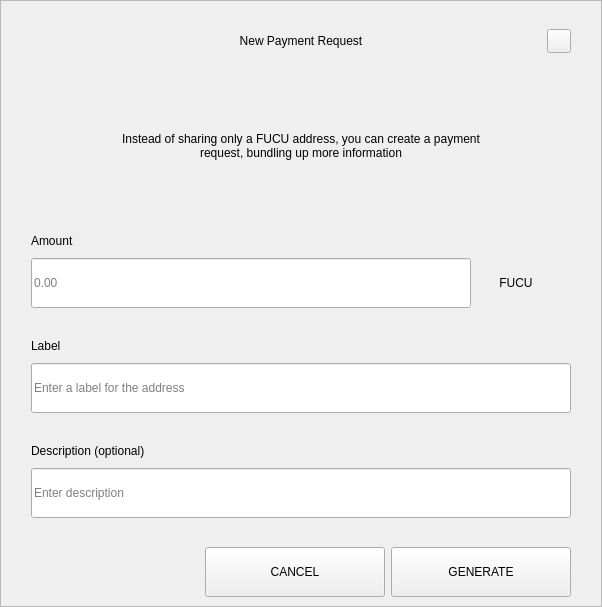
<?xml version="1.0" encoding="UTF-8"?>
<ui version="4.0">
 <class>RequestDialog</class>
 <widget class="QDialog" name="RequestDialog">
  <property name="geometry">
   <rect>
    <x>0</x>
    <y>0</y>
    <width>602</width>
    <height>607</height>
   </rect>
  </property>
  <property name="windowTitle">
   <string>Dialog</string>
  </property>
  <layout class="QVBoxLayout" name="verticalLayout_5">
   <property name="spacing">
    <number>0</number>
   </property>
   <property name="leftMargin">
    <number>0</number>
   </property>
   <property name="topMargin">
    <number>0</number>
   </property>
   <property name="rightMargin">
    <number>0</number>
   </property>
   <property name="bottomMargin">
    <number>0</number>
   </property>
   <item>
    <widget class="QFrame" name="frame">
     <property name="styleSheet">
      <string notr="true"/>
     </property>
     <property name="frameShape">
      <enum>QFrame::StyledPanel</enum>
     </property>
     <property name="frameShadow">
      <enum>QFrame::Raised</enum>
     </property>
     <layout class="QVBoxLayout" name="verticalLayout_4" stretch="1,0,0">
      <property name="spacing">
       <number>0</number>
      </property>
      <property name="leftMargin">
       <number>30</number>
      </property>
      <property name="topMargin">
       <number>20</number>
      </property>
      <property name="rightMargin">
       <number>30</number>
      </property>
      <property name="bottomMargin">
       <number>0</number>
      </property>
      <item>
       <layout class="QHBoxLayout" name="horizontalLayout_3">
        <property name="spacing">
         <number>0</number>
        </property>
        <item>
         <spacer name="horizontalSpacer_21">
          <property name="orientation">
           <enum>Qt::Horizontal</enum>
          </property>
          <property name="sizeHint" stdset="0">
           <size>
            <width>40</width>
            <height>20</height>
           </size>
          </property>
         </spacer>
        </item>
        <item>
         <widget class="QLabel" name="labelTitle">
          <property name="minimumSize">
           <size>
            <width>0</width>
            <height>40</height>
           </size>
          </property>
          <property name="maximumSize">
           <size>
            <width>16777215</width>
            <height>40</height>
           </size>
          </property>
          <property name="styleSheet">
           <string notr="true">padding-left:24px;</string>
          </property>
          <property name="text">
           <string>New Payment Request</string>
          </property>
          <property name="alignment">
           <set>Qt::AlignCenter</set>
          </property>
          <property name="margin">
           <number>7</number>
          </property>
         </widget>
        </item>
        <item>
         <spacer name="horizontalSpacer">
          <property name="orientation">
           <enum>Qt::Horizontal</enum>
          </property>
          <property name="sizeHint" stdset="0">
           <size>
            <width>40</width>
            <height>20</height>
           </size>
          </property>
         </spacer>
        </item>
        <item>
         <widget class="QPushButton" name="btnEsc">
          <property name="minimumSize">
           <size>
            <width>24</width>
            <height>24</height>
           </size>
          </property>
          <property name="maximumSize">
           <size>
            <width>24</width>
            <height>24</height>
           </size>
          </property>
          <property name="focusPolicy">
           <enum>Qt::NoFocus</enum>
          </property>
          <property name="text">
           <string/>
          </property>
         </widget>
        </item>
       </layout>
      </item>
      <item>
       <widget class="QStackedWidget" name="stack">
        <property name="minimumSize">
         <size>
          <width>540</width>
          <height>0</height>
         </size>
        </property>
        <property name="maximumSize">
         <size>
          <width>540</width>
          <height>16777215</height>
         </size>
        </property>
        <property name="currentIndex">
         <number>0</number>
        </property>
        <widget class="QWidget" name="page_1">
         <property name="minimumSize">
          <size>
           <width>540</width>
           <height>0</height>
          </size>
         </property>
         <property name="maximumSize">
          <size>
           <width>540</width>
           <height>16777215</height>
          </size>
         </property>
         <layout class="QVBoxLayout" name="layout1">
          <property name="spacing">
           <number>0</number>
          </property>
          <property name="leftMargin">
           <number>0</number>
          </property>
          <property name="topMargin">
           <number>0</number>
          </property>
          <property name="rightMargin">
           <number>0</number>
          </property>
          <property name="bottomMargin">
           <number>0</number>
          </property>
          <item>
           <spacer name="verticalSpacer_21">
            <property name="orientation">
             <enum>Qt::Vertical</enum>
            </property>
            <property name="sizeType">
             <enum>QSizePolicy::Fixed</enum>
            </property>
            <property name="sizeHint" stdset="0">
             <size>
              <width>20</width>
              <height>30</height>
             </size>
            </property>
           </spacer>
          </item>
          <item alignment="Qt::AlignHCenter">
           <widget class="QLabel" name="labelMessage">
            <property name="minimumSize">
             <size>
              <width>400</width>
              <height>50</height>
             </size>
            </property>
            <property name="text">
             <string>Instead of sharing only a FUCU address, you can create a payment request, bundling up more information</string>
            </property>
            <property name="alignment">
             <set>Qt::AlignCenter</set>
            </property>
            <property name="wordWrap">
             <bool>true</bool>
            </property>
           </widget>
          </item>
          <item alignment="Qt::AlignBottom">
           <widget class="QWidget" name="containerAmount" native="true">
            <layout class="QVBoxLayout" name="verticalLayout">
             <property name="spacing">
              <number>9</number>
             </property>
             <property name="leftMargin">
              <number>0</number>
             </property>
             <property name="topMargin">
              <number>0</number>
             </property>
             <property name="rightMargin">
              <number>0</number>
             </property>
             <property name="bottomMargin">
              <number>0</number>
             </property>
             <item>
              <widget class="QLabel" name="labelSubtitleAmount">
               <property name="minimumSize">
                <size>
                 <width>350</width>
                 <height>16</height>
                </size>
               </property>
               <property name="maximumSize">
                <size>
                 <width>16777215</width>
                 <height>16</height>
                </size>
               </property>
               <property name="text">
                <string>Amount</string>
               </property>
              </widget>
             </item>
             <item alignment="Qt::AlignTop">
              <widget class="QWidget" name="layoutAmount" native="true">
               <layout class="QHBoxLayout" name="horizontalLayout" stretch="2,0">
                <property name="spacing">
                 <number>0</number>
                </property>
                <property name="leftMargin">
                 <number>0</number>
                </property>
                <property name="topMargin">
                 <number>0</number>
                </property>
                <property name="rightMargin">
                 <number>0</number>
                </property>
                <property name="bottomMargin">
                 <number>0</number>
                </property>
                <item>
                 <widget class="QLineEdit" name="lineEditAmount">
                  <property name="minimumSize">
                   <size>
                    <width>0</width>
                    <height>50</height>
                   </size>
                  </property>
                  <property name="maximumSize">
                   <size>
                    <width>16777215</width>
                    <height>50</height>
                   </size>
                  </property>
                  <property name="placeholderText">
                   <string notr="true">0.00</string>
                  </property>
                 </widget>
                </item>
                <item>
                 <widget class="QWidget" name="comboContainer" native="true">
                  <property name="minimumSize">
                   <size>
                    <width>100</width>
                    <height>50</height>
                   </size>
                  </property>
                  <property name="maximumSize">
                   <size>
                    <width>16777215</width>
                    <height>50</height>
                   </size>
                  </property>
                  <layout class="QHBoxLayout" name="horizontalLayout_31">
                   <property name="spacing">
                    <number>0</number>
                   </property>
                   <property name="leftMargin">
                    <number>0</number>
                   </property>
                   <property name="topMargin">
                    <number>0</number>
                   </property>
                   <property name="rightMargin">
                    <number>10</number>
                   </property>
                   <property name="bottomMargin">
                    <number>0</number>
                   </property>
                   <item>
                    <widget class="QLabel" name="comboBoxCoin">
                     <property name="text">
                      <string>FUCU</string>
                     </property>
                     <property name="alignment">
                      <set>Qt::AlignCenter</set>
                     </property>
                    </widget>
                   </item>
                  </layout>
                 </widget>
                </item>
               </layout>
              </widget>
             </item>
            </layout>
           </widget>
          </item>
          <item>
           <spacer name="verticalSpacer_31">
            <property name="orientation">
             <enum>Qt::Vertical</enum>
            </property>
            <property name="sizeType">
             <enum>QSizePolicy::Fixed</enum>
            </property>
            <property name="sizeHint" stdset="0">
             <size>
              <width>20</width>
              <height>30</height>
             </size>
            </property>
           </spacer>
          </item>
          <item>
           <layout class="QVBoxLayout" name="verticalLayoutLabel">
            <property name="spacing">
             <number>9</number>
            </property>
            <item>
             <widget class="QLabel" name="labelSubtitleLabel">
              <property name="minimumSize">
               <size>
                <width>0</width>
                <height>16</height>
               </size>
              </property>
              <property name="maximumSize">
               <size>
                <width>16777215</width>
                <height>16</height>
               </size>
              </property>
              <property name="text">
               <string>Label</string>
              </property>
             </widget>
            </item>
            <item>
             <widget class="QLineEdit" name="lineEditLabel">
              <property name="minimumSize">
               <size>
                <width>0</width>
                <height>50</height>
               </size>
              </property>
              <property name="maximumSize">
               <size>
                <width>16777215</width>
                <height>50</height>
               </size>
              </property>
              <property name="placeholderText">
               <string>Enter a label for the address</string>
              </property>
             </widget>
            </item>
           </layout>
          </item>
          <item>
           <spacer name="verticalSpacer_34">
            <property name="orientation">
             <enum>Qt::Vertical</enum>
            </property>
            <property name="sizeType">
             <enum>QSizePolicy::Fixed</enum>
            </property>
            <property name="sizeHint" stdset="0">
             <size>
              <width>20</width>
              <height>30</height>
             </size>
            </property>
           </spacer>
          </item>
          <item>
           <layout class="QVBoxLayout" name="verticalLayoutDescription">
            <property name="spacing">
             <number>9</number>
            </property>
            <item>
             <widget class="QLabel" name="labelSubtitleDescription">
              <property name="minimumSize">
               <size>
                <width>0</width>
                <height>16</height>
               </size>
              </property>
              <property name="maximumSize">
               <size>
                <width>16777215</width>
                <height>16</height>
               </size>
              </property>
              <property name="text">
               <string>Description (optional)</string>
              </property>
             </widget>
            </item>
            <item>
             <widget class="QLineEdit" name="lineEditDescription">
              <property name="minimumSize">
               <size>
                <width>0</width>
                <height>50</height>
               </size>
              </property>
              <property name="maximumSize">
               <size>
                <width>16777215</width>
                <height>50</height>
               </size>
              </property>
              <property name="placeholderText">
               <string>Enter description</string>
              </property>
             </widget>
            </item>
            <item>
             <spacer name="verticalSpacer_4">
              <property name="orientation">
               <enum>Qt::Vertical</enum>
              </property>
              <property name="sizeType">
               <enum>QSizePolicy::Fixed</enum>
              </property>
              <property name="sizeHint" stdset="0">
               <size>
                <width>20</width>
                <height>20</height>
               </size>
              </property>
             </spacer>
            </item>
           </layout>
          </item>
         </layout>
        </widget>
        <widget class="QWidget" name="page_2">
         <layout class="QVBoxLayout" name="layout2">
          <item>
           <spacer name="verticalSpacer_5">
            <property name="orientation">
             <enum>Qt::Vertical</enum>
            </property>
            <property name="sizeType">
             <enum>QSizePolicy::Fixed</enum>
            </property>
            <property name="sizeHint" stdset="0">
             <size>
              <width>20</width>
              <height>50</height>
             </size>
            </property>
           </spacer>
          </item>
          <item alignment="Qt::AlignHCenter">
           <widget class="QLabel" name="labelQrImg">
            <property name="minimumSize">
             <size>
              <width>260</width>
              <height>260</height>
             </size>
            </property>
            <property name="maximumSize">
             <size>
              <width>260</width>
              <height>260</height>
             </size>
            </property>
            <property name="text">
             <string/>
            </property>
            <property name="alignment">
             <set>Qt::AlignCenter</set>
            </property>
           </widget>
          </item>
          <item>
           <spacer name="verticalSpacer_2">
            <property name="orientation">
             <enum>Qt::Vertical</enum>
            </property>
            <property name="sizeType">
             <enum>QSizePolicy::Fixed</enum>
            </property>
            <property name="sizeHint" stdset="0">
             <size>
              <width>20</width>
              <height>30</height>
             </size>
            </property>
           </spacer>
          </item>
          <item alignment="Qt::AlignHCenter">
           <widget class="QLabel" name="labelAddress">
            <property name="text">
             <string>D7VFR83SQbiezrW72hjcWJtcfip5krte2Z </string>
            </property>
           </widget>
          </item>
          <item>
           <spacer name="verticalSpacer_32">
            <property name="orientation">
             <enum>Qt::Vertical</enum>
            </property>
            <property name="sizeType">
             <enum>QSizePolicy::Expanding</enum>
            </property>
            <property name="sizeHint" stdset="0">
             <size>
              <width>20</width>
              <height>20</height>
             </size>
            </property>
           </spacer>
          </item>
          <item>
           <layout class="QHBoxLayout" name="horizontal">
            <property name="leftMargin">
             <number>20</number>
            </property>
            <property name="rightMargin">
             <number>20</number>
            </property>
            <property name="bottomMargin">
             <number>20</number>
            </property>
            <item>
             <spacer name="horizontalSpacer_4">
              <property name="orientation">
               <enum>Qt::Horizontal</enum>
              </property>
              <property name="sizeHint" stdset="0">
               <size>
                <width>40</width>
                <height>20</height>
               </size>
              </property>
             </spacer>
            </item>
            <item>
             <widget class="QPushButton" name="btnCopyAddress">
              <property name="minimumSize">
               <size>
                <width>180</width>
                <height>50</height>
               </size>
              </property>
              <property name="text">
               <string>COPY ADDRESS</string>
              </property>
             </widget>
            </item>
            <item>
             <widget class="QPushButton" name="btnCopyUrl">
              <property name="minimumSize">
               <size>
                <width>180</width>
                <height>50</height>
               </size>
              </property>
              <property name="text">
               <string>COPY URL</string>
              </property>
             </widget>
            </item>
            <item>
             <spacer name="horizontalSpacer_2">
              <property name="orientation">
               <enum>Qt::Horizontal</enum>
              </property>
              <property name="sizeHint" stdset="0">
               <size>
                <width>40</width>
                <height>20</height>
               </size>
              </property>
             </spacer>
            </item>
           </layout>
          </item>
         </layout>
        </widget>
       </widget>
      </item>
      <item>
       <widget class="QWidget" name="buttonsStack" native="true">
        <layout class="QHBoxLayout" name="horizontalLayout_5">
         <property name="leftMargin">
          <number>20</number>
         </property>
         <property name="rightMargin">
          <number>0</number>
         </property>
         <item>
          <spacer name="horizontalSpacer_41">
           <property name="orientation">
            <enum>Qt::Horizontal</enum>
           </property>
           <property name="sizeHint" stdset="0">
            <size>
             <width>40</width>
             <height>20</height>
            </size>
           </property>
          </spacer>
         </item>
         <item>
          <widget class="QPushButton" name="btnCancel">
           <property name="minimumSize">
            <size>
             <width>180</width>
             <height>50</height>
            </size>
           </property>
           <property name="focusPolicy">
            <enum>Qt::NoFocus</enum>
           </property>
           <property name="text">
            <string>CANCEL</string>
           </property>
          </widget>
         </item>
         <item>
          <widget class="QPushButton" name="btnSave">
           <property name="minimumSize">
            <size>
             <width>180</width>
             <height>50</height>
            </size>
           </property>
           <property name="focusPolicy">
            <enum>Qt::NoFocus</enum>
           </property>
           <property name="text">
            <string>GENERATE</string>
           </property>
          </widget>
         </item>
        </layout>
       </widget>
      </item>
     </layout>
    </widget>
   </item>
  </layout>
 </widget>
 <resources/>
 <connections/>
</ui>
